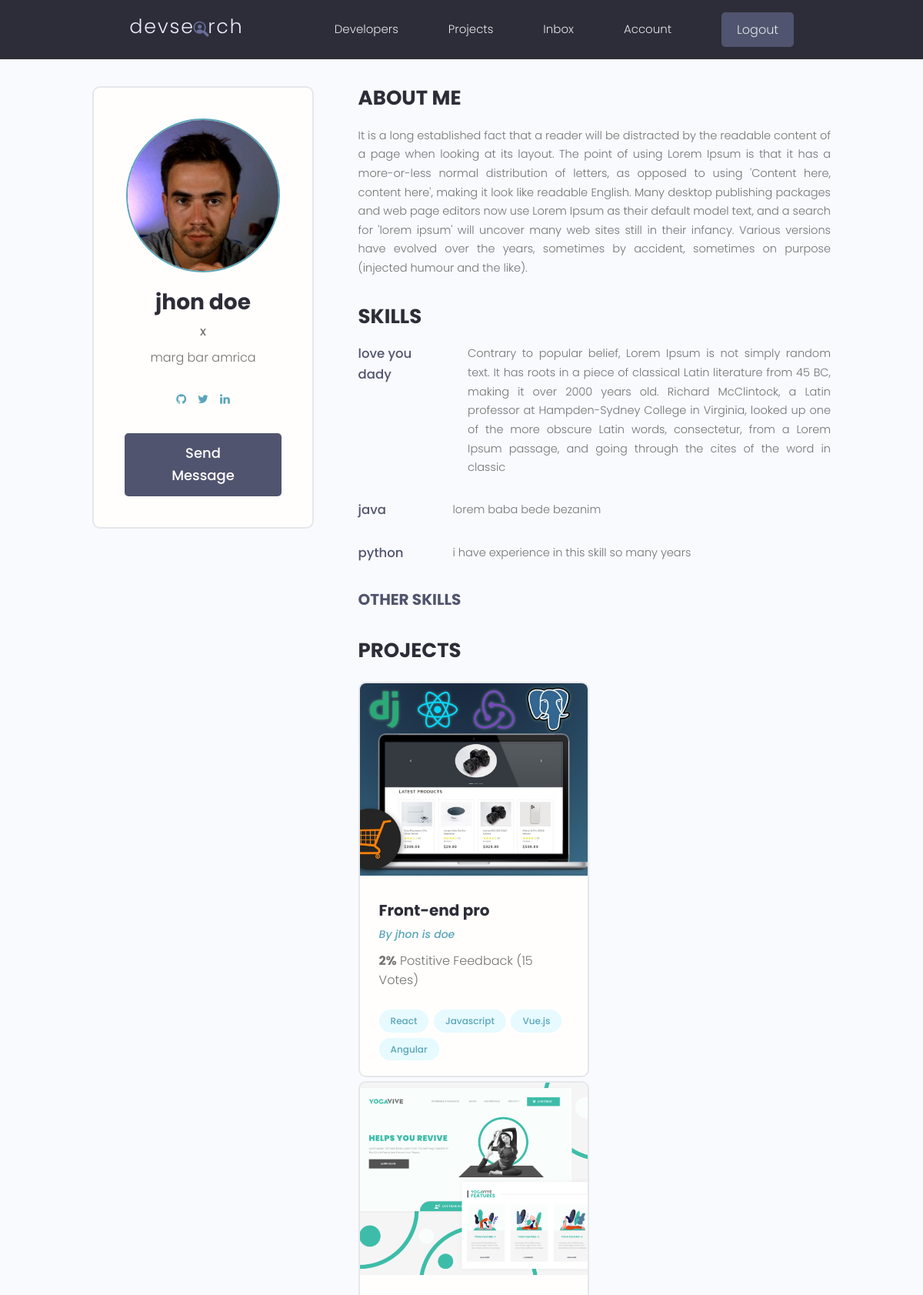
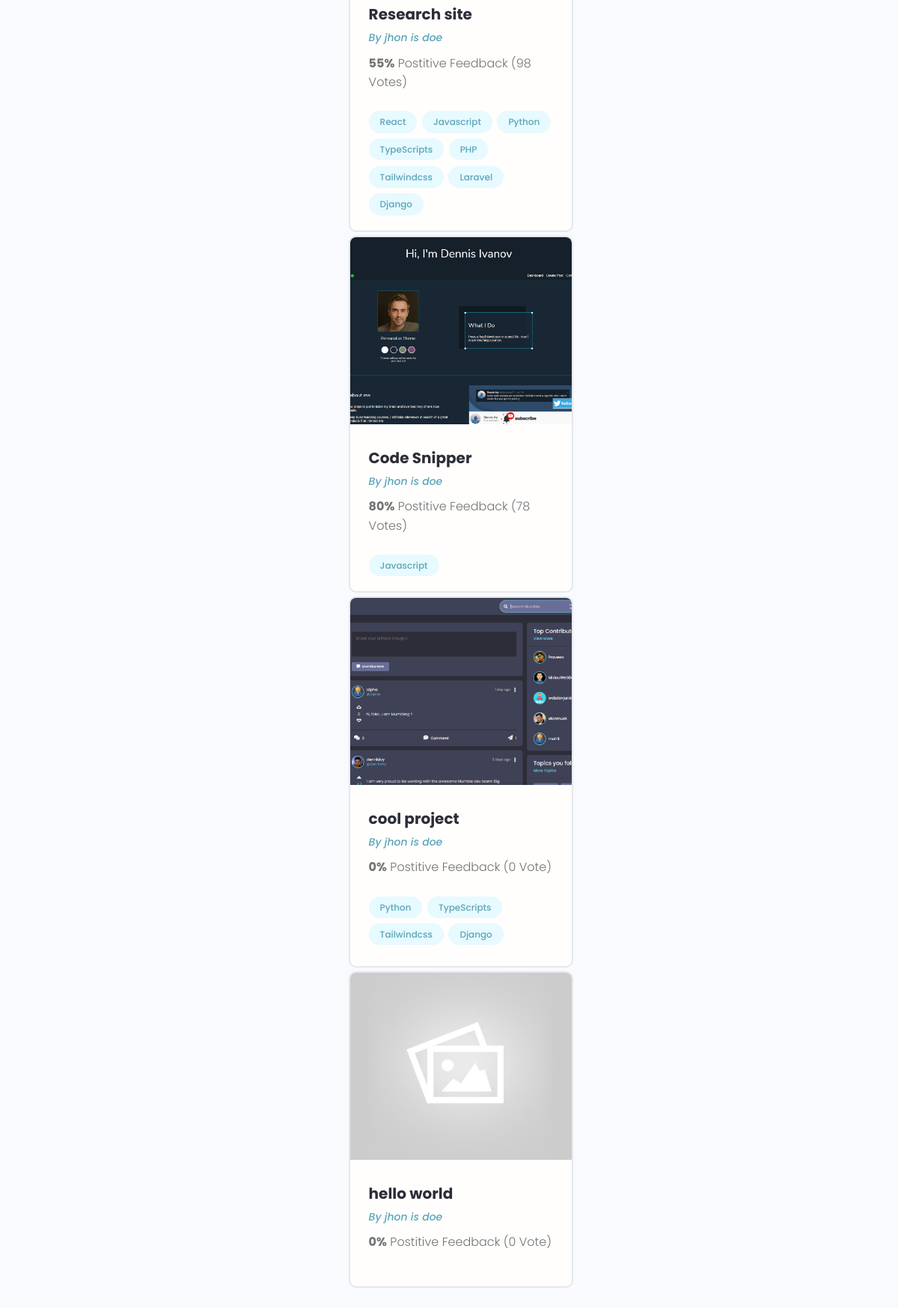
Page /userprofile/71088c34-33a5-43da-b7a2-fd6ae4532f5a/ (signed in) on the committed database (2 pictures, top to bottom).
### users/models.py (models this page shows, shortened)
class Profile(models.Model):
      user = models.OneToOneField(User, on_delete=models.CASCADE,
            null=True, blank=True)
      name = models.CharField(max_length=200, blank=True, null=True)
      email = models.EmailField(max_length=500, blank=True,null=True)
      username =models.CharField(max_length=200, blank=True, null=True)
      location = models.CharField(max_length=200, blank=True, null=True)
      short_intro = models.CharField(max_length=200, blank=True, null=True)
      bio = models.TextField(blank=True, null=True)
      profile_image = models.ImageField(blank=True,null=True,
            default='user-default.png', upload_to='profiles/')
      social_github  = models.CharField(max_length=200, blank=True, null=True)
      social_twitter = models.CharField(max_length=200, blank=True, null=True)
      social_linkdin = models.CharField(max_length=200, blank=True, null=True)
      social_youtube = models.CharField(max_length=200, blank=True, null=True)
      social_website = models.CharField(max_length=200, blank=True, null=True)
      created = models.DateTimeField(auto_now_add=True)
      id = models.UUIDField(default=uuid.uuid4 ,
                  unique=True , primary_key=True , editable=False )
      def __str__(self):
            return str(self.user.username)

class Skill(models.Model):
      owner = models.ForeignKey(Profile,on_delete=models.CASCADE,
                  null=True, blank=True)
      id = models.UUIDField(unique=True,
                  default=uuid.uuid4,primary_key=True,editable=False)
      name = models.CharField(max_length=100 , null=True, blank=True)
      description = models.TextField(max_length=1000 , null=True, blank=True)
      created = models.DateTimeField(auto_now_add=True)

### projects/models.py (models this page shows, shortened)
class Project(models.Model):
      owner = models.ForeignKey(Profile,null=True,
                           blank=True, on_delete= models.SET_NULL)
      title = models.CharField(max_length=2000)
      description = models.TextField(null=True, blank=True)
      featured_image = models.ImageField( null=True, blank=True , default='default.jpg')
      demo_link = models.CharField(max_length=2000 ,null=True, blank=True)
      source_link = models.CharField(max_length=2000 ,null=True, blank=True)
      tags = models.ManyToManyField('Tag')
      vote_total = models.IntegerField(default=0,null=True,blank=True)
      vote_ratio = models.IntegerField(default=0,null=True,blank=True)
      created = models.DateTimeField(auto_now_add=True)
      id = models.UUIDField(default=uuid.uuid4 , unique=True , primary_key=True , editable=False )

class Tag(models.Model):
      name = models.CharField(max_length=200)
      created = models.DateTimeField(auto_now_add=True)
      id = models.UUIDField(default=uuid.uuid4 , unique=True , primary_key=True , editable=False )
      def __str__(self):
            return self.name

### users/views.py (the view)
# urls.py: path('userprofile/<str:pk>/', views.userProfile, name='userprofile'),
def userProfile(request, pk):
      profile = Profile.objects.get(id=pk)
      skills = profile.skill_set.all()
      context = {'profile':profile,'skills':skills }
      return render(request, 'users/user_profile.html', context)

### users/templates/users/user_profile.html (shortened to what this page needs)
{% extends "base.html" %}
{% load static %}
{% block content %}
  <main class="profile my-md">
      <div class="container">
        <div class="layout">
          <div class="column column--1of3">
            <div class="card text-center">
              <div class="card__body dev">
                <img class="avatar avatar--xl" src="{{ profile.profile_image.url  }}" />
                <h2 class="dev__name">{{profile.name}}</h2>
                <p class="dev__title">{{profile.short_intro}}</p>
                <p class="dev__location">{{profile.location}}</p>
                <ul class="dev__social">
                  {%if profile.social_github %}
                  <li>
                    <a title="Github" href="{{profile.social_github}}" target="_blank"><i class="fa fa-github"></i></a>
                  </li>
                  {% endif %}
                  {% if profile.social_twitter %}
                  <li>
                    <a title="Twitter" href="{{profile.social_twitter}}" target="_blank"><i class="fa fa-twitter"></i></a>
                  </li>
                  {% endif %}
                  {% if profile.social_linkdin %}
                  <li>
                    <a title="LinkedIn" href="{{profile.social_linkdin}}" target="_blank"><i class="fa fa-linkedin"></i></a>
                  </li>
                  {% endif %}
                </ul>
                <a href="#" class="btn btn--sub btn--lg">Send Message </a>
              </div>
            </div>
          </div>
          <div class="column column--2of3">
            <div class="devInfo">
              <h3 class="devInfo__title">About Me</h3>
              <p class="devInfo__about">
                  {%if profile.bio != ''%}
                        {{profile.bio}}
                  {% endif %}
              </p>
            </div>
            <div class="devInfo">
              <h3 class="devInfo__title">Skills</h3>
              <div class="devInfo__skills">
                  {% for skill in skills %}
                        <div class="devSkill">
                              {%if skill.description %}
                                    <h4 class="devSkill__title">{{skill.name}}</h4>
                                    <p class="devSkill__info">
                                    {%if skill.description %}
                                          {{skill.description}}
                                    {% endif %}
                                    </p>
                              {% endif %}
                        </div>
                  {% endfor %}
                <h3 class="devInfo__subtitle">Other Skills</h3>
              </div>
            </div>
            <div class="devInfo">
              <h3 class="devInfo__title">Projects</h3>
              <div class="grid grid--two">
                <div class="column">
                  {%for project in profile.project_set.all%}
                        <div class="card project">
                        <a href="/single/{{project.id}}" class="project">
                        <img class="project__thumbnail" src="{{ project.featured_image.url }}" alt="project thumbnail" />
                        <div class="card__body">
                              <h3 class="project__title">{{project.title}}</h3>
                              <p><a class="project__author" href="profile.html">By {{project.owner}} </a></p>
                              <p class="project--rating">
                              <span style="font-weight: bold;">{{project.vote_total}}%</span> Postitive
                                    {% if project.vote_ratio > 1 %}
                                          Feedback ({{project.vote_ratio}} Votes)
                                    {%else%}
                                          Feedback ({{project.vote_ratio}} Vote)
                                    {% endif %}
                              </p>
                              <div class="project__tags">
                              {% for tag in project.tags.all %}
                                          <span class="tag tag--pill tag--main">
                                          <small>{{tag}} </small>
                                          </span>
                              {% endfor %}
                              </div>
                        </div>
                        </a>
                        </div>
                  {% endfor %}
                </div>
              </div>
            </div>
          </div>
        </div>
      </div>
    </main>{% endblock content %}

### static/styles/app.css (style rules this page uses)
:root { --color-sub: #2d2d39; }
.btn--sub { background-color: var(--color-sub-light); }
.card { border: 2px solid var(--color-light); }
img { width: 100%; }
.profile .card > .dev { padding: 4rem; }
.dev__name { color: var(--color-sub); font-size: 2.8rem; font-weight: 700; margin-top: 1rem; margin-bottom: 0.5rem; }
.dev__title { font-size: 1.6rem; font-weight: 500; line-height: 1.3; }
.dev__location { margin-top: 1rem; }
.dev__social { margin: 3rem 0; list-style: none; display: flex; justify-content: center; gap: 1.5rem; }
.devInfo { margin-bottom: 3rem; }
.devInfo__title, .devInfo__subtitle { font-size: 2.6rem; color: var(--color-sub); text-transform: uppercase; font-weight: 700; margin-bottom: 1.5rem; }
.devInfo__subtitle { font-size: 2rem; color: var(--color-sub-light); }
.devInfo__about, .devSkill__info { font-size: 1.45rem; line-height: 1.7; text-align: justify; }
.devSkill { margin-bottom: 3rem; }
.devSkill__title { font-size: 1.65rem; font-weight: 500; color: var(--color-sub-light); }
@media screen and (min-width: 700px) { .devSkill { display: flex; justify-content: space-between; gap: 3rem; } }
@media screen and (min-width: 700px) { .devSkill__info { flex-basis: 80%; } }
.project__author { font-size: 1.4rem; font-style: italic; }
.project--rating { margin-bottom: 1.6em; margin-top: .5em; }
.project__thumbnail { height: 25rem; object-fit: cover; object-position: top center; }
.project__title { font-size: 2rem; font-weight: 700; color: var(--color-sub); }

### static/uikit/styles/modules/_variables.css (style rules this page uses)
:root { --color-main: #5aa5b9; --color-main-light: #e6faff; --color-sub: #3f4156; --color-sub-light: #51546e; --color-sub-lighter: #ededfd; --color-text: #737373; --color-gray: #8b8b8b; --color-light: #e5e7eb; --color-light-gray: #767676; --color-bg: #f8fafd; --color-white: #fffefd; --color-white-light: #f3f3f3; --color-success: #359e64; --color-success-bg: #def8e8; --color-error: #fc4b0b; --color-error-bg: #fff2ee; --font-base: 'Poppins', arial, helvetica, 'Segoe UI', roboto, ubuntu, sans-serif; --font-monospace: 'Fira Code', 'Courier New', courier, monospace; --font-regular: 300; --font-medium: 500; --font-bold: 700; --generic-shadow: 1px 1px 5px #00000010; --generic-transition: all 0.3s ease-in-out; }

### static/uikit/styles/modules/_base.css (style rules this page uses)
* { margin: 0; padding: 0; box-sizing: border-box; text-rendering: optimizeLegibility; color: inherit; font-size: inherit; }
html { font-size: 50%; }
@media only screen and (min-width: 480px) { html { font-size: 56.25%; } }
@media only screen and (min-width: 1200px) { html { font-size: 62.5%; } }
body { line-height: 1.6; font-weight: 400; font-size: 1.5rem; color: var(--color-text); background-color: var(--color-bg); min-height: 100vh; }

### static/uikit/styles/modules/_typography.css (style rules this page uses)
* { font-family: var(--font-base); }
h2 { font-size: 3.6rem; font-weight: var(--font-bold); }
h3 { font-size: 3.2rem; font-weight: var(--font-medium); }
h4 { font-size: 2.8rem; font-weight: var(--font-medium); }
p, span, strong { font-size: 1.6rem; color: var(--color-text); font-weight: var(--font-regular); }
a { padding-bottom: 2px; text-decoration: none; display: inline-block; color: var(--color-main); font-weight: var(--font-medium); }

### static/uikit/styles/modules/_utilities.css (style rules this page uses)
.container { width: 92%; max-width: 165rem; margin: 0 auto; box-sizing: border-box; }
@media screen and (min-width: 1000px) { .container { width: 90%; } }
@media screen and (min-width: 1200px) { .container { width: 80%; } }
.text-center { text-align: center; }
.my-md { margin: 3rem auto; }

### static/uikit/styles/modules/_avatar.css (style rules this page uses)
.avatar { border-radius: 50%; border: 2px solid var(--color-main); object-fit: cover; }
.avatar--xl { height: 20rem; width: 20rem; }

### static/uikit/styles/modules/_button.css (style rules this page uses)
.btn { display: inline-block; position: relative; cursor: pointer; background-color: var(--color-light); font-weight: var(--font-medium); color: var(--color-sub); text-decoration: none; padding: 1rem 2rem; border-radius: 0.5rem; border: none; width: -webkit-fit-content; width: -moz-fit-content; width: fit-content; height: -webkit-fit-content; height: -moz-fit-content; height: fit-content; font-size: 1.6rem; outline-width: 0; outline-color: transparent; -webkit-backface-visibility: hidden; backface-visibility: hidden; transition: all 0.3s ease-in-out; }
.btn--sub { background-color: var(--color-sub); color: var(--color-white); }
.btn--lg { font-size: 1.8rem; padding: 1.2rem 4.5rem; }

### static/uikit/styles/modules/_card.css (style rules this page uses)
.card { border-radius: 1rem; background-color: var(--color-white); border: 1.5px solid var(--color-light); width: auto; height: auto; margin-top: 0.5rem; margin-bottom: 0.5rem; overflow: hidden; }
.card__body, .card__header { padding: 2rem 2.5rem; }

### rows in the picture
Profile: profile_image (picture), name "jhon doe", short_intro "x", location "marg bar amrica", bio "It is a long established fact that a reader will be distracted by the readable content of a page when looking at its layout. The point of using Lorem Ipsum is that it has a more-or-less normal distribution of letters, as opposed to using 'Content here, content here', making it look like readable English. Many desktop publishing packages and web page editors now use Lorem Ipsum as their default model text, and a search for 'lorem ipsum' will uncover many web sites still in their infancy. Various versions have evolved over the years, sometimes by accident, sometimes on purpose (injected humour and the like)."
Skill: name "love you dady", description "Contrary to popular belief, Lorem Ipsum is not simply random text. It has roots in a piece of classical Latin literature from 45 BC, making it over 2000 years old. Richard McClintock, a Latin professor at Hampden-Sydney College in Virginia, looked up one of the more obscure Latin words, consectetur, from a Lorem Ipsum passage, and going through the cites of the word in classic"
Skill: name "java", description "lorem baba bede bezanim"
Skill: name "python", description "i have experience in this skill so many years"
Project: featured_image (picture), title "Front-end pro", owner "jhon is doe", vote_total "2", vote_ratio "15"
Tag: name "React"
Tag: name "Javascript"
Tag: name "Vue.js"
Tag: name "Angular"
Project: featured_image (picture), title "Research site", owner "jhon is doe", vote_total "55", vote_ratio "98"
Tag: name "Python"
Tag: name "TypeScripts"
Tag: name "PHP"
Tag: name "Tailwindcss"
Tag: name "Laravel"
Tag: name "Django"
Project: featured_image (picture), title "Code Snipper", owner "jhon is doe", vote_total "80", vote_ratio "78"
Project: featured_image (picture), title "cool project", owner "jhon is doe", vote_total "0", vote_ratio "0"
Project: featured_image (placeholder picture), title "hello world", owner "jhon is doe", vote_total "0", vote_ratio "0"
